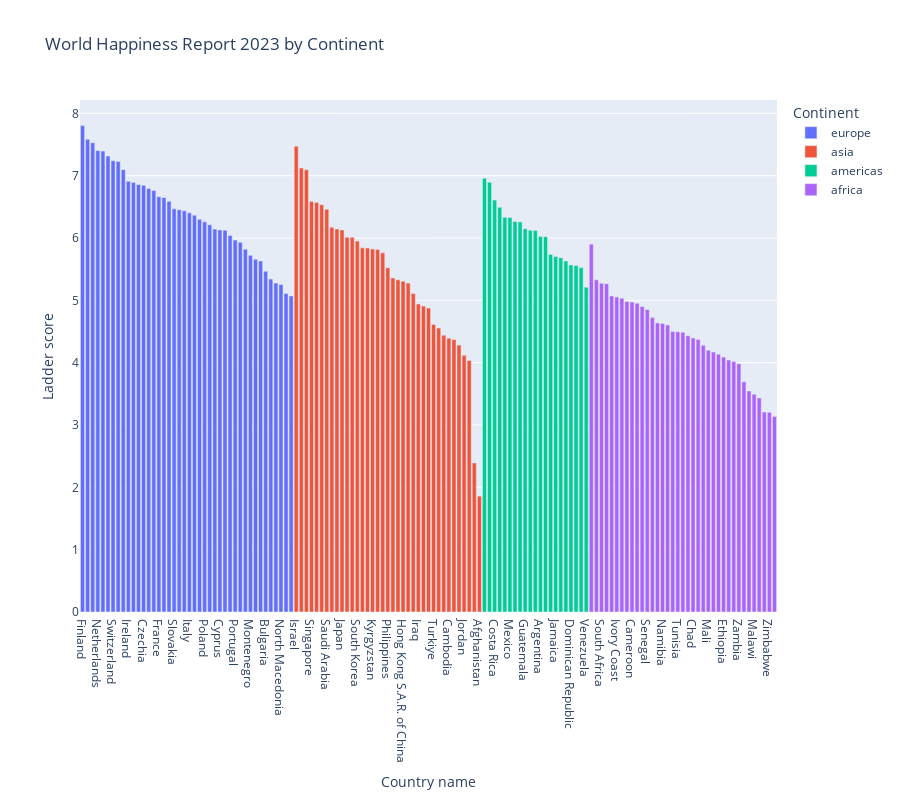

Notebook source saved alongside this figure:
### Markdown cell above
Then we can set each of their contienents and recreate the visualization.

### Code cell
contient_corrections = {'Czechia':'europe', 
                        'Taiwan Province of China':'asia', 
                        'Slovakia':'europe', 
                        'Kyrgyzstan':'asia', 
                        'Hong Kong S.A.R. of China':'asia', 
                        'Congo (Brazzaville)':'africa', 
                        'North Macedonia':'europe', 
                        'Laos':'asia', 
                        'Ivory Coast':'africa',
                        'State of Palestine':'asia',
                        'Turkiye':'asia',
                        'Congo (Kinshasa)':'africa'}

for country, continent in contient_corrections.items():
    data.loc[data['Country name'] == country, 'Continent'] = continent

px.bar(data, x='Country name', y='Ladder score', title='World Happiness Report 2023 by Continent', height=800, color='Continent')

### Figure 1 — Plotly figure (JSON) as saved in the notebook; plotly's stock layout.template omitted (floating-point values rounded to 4 significant figures)
{"data": [{"alignmentgroup": "True", "hovertemplate": "Continent=europe<br>Country name=%{x}<br>Ladder score=%{y}<extra></extra>", "legendgroup": "europe", "marker": {"color": "#636efa", "pattern": {"shape": ""}}, "name": "europe", "offsetgroup": "europe", "orientation": "v", "showlegend": true, "textposition": "auto", "type": "bar", "x": ["Finland", "Denmark", "Iceland", "Netherlands", "Sweden", "Norway", "Switzerland", "Luxembourg", "Austria", "Ireland", "Germany", "Belgium", "Czechia", "United Kingdom", "Lithuania", "France", "Slovenia", "Romania", "Slovakia", "Estonia", "Spain", "Italy", "Kosovo", "Malta", "Poland", "Latvia", "Serbia", "Cyprus", "Croatia", "Hungary", "Portugal", "Greece", "Moldova", "Montenegro", "Russia", "Bosnia and Herzegovina", "Bulgaria", "Armenia", "Albania", "North Macedonia", "Georgia", "Ukraine"], "xaxis": "x", "y": [7.804, 7.586, 7.53, 7.403, 7.395, 7.315, 7.24, 7.228, 7.097, 6.911, 6.892, 6.859, 6.845, 6.796, 6.763, 6.661, 6.65, 6.589, 6.469, 6.455, 6.436, 6.405, 6.368, 6.3, 6.26, 6.213, 6.144, 6.13, 6.125, 6.041, 5.968, 5.931, 5.819, 5.722, 5.661, 5.633, 5.466, 5.342, 5.277, 5.254, 5.109, 5.071], "yaxis": "y"}, {"alignmentgroup": "True", "hovertemplate": "Continent=asia<br>Country name=%{x}<br>Ladder score=%{y}<extra></extra>", "legendgroup": "asia", "marker": {"color": "#EF553B", "pattern": {"shape": ""}}, "name": "asia", "offsetgroup": "asia", "orientation": "v", "showlegend": true, "textposition": "auto", "type": "bar", "x": ["Israel", "New Zealand", "Australia", "Singapore", "United Arab Emirates", "Taiwan Province of China", "Saudi Arabia", "Bahrain", "Kazakhstan", "Japan", "Uzbekistan", "Malaysia", "South Korea", "Thailand", "Mongolia", "Kyrgyzstan", "China", "Vietnam", "Philippines", "Nepal", "Tajikistan", "Hong Kong S.A.R. of China", "Indonesia", "Laos", "Iraq", "State of Palestine", "Iran", "Turkiye", "Pakistan", "Sri Lanka", "Cambodia", "Myanmar", "Bangladesh", "Jordan", "India", "Lebanon", "Afghanistan"], "xaxis": "x", "y": [7.473, 7.123, 7.095, 6.587, 6.571, 6.535, 6.463, 6.173, 6.144, 6.129, 6.014, 6.012, 5.951, 5.843, 5.84, 5.825, 5.818, 5.763, 5.523, 5.36, 5.33, 5.308, 5.277, 5.111, 4.941, 4.908, 4.876, 4.614, 4.555, 4.442, 4.393, 4.372, 4.282, 4.12, 4.036, 2.392, 1.859], "yaxis": "y"}, {"alignmentgroup": "True", "hovertemplate": "Continent=americas<br>Country name=%{x}<br>Ladder score=%{y}<extra></extra>", "legendgroup": "americas", "marker": {"color": "#00cc96", "pattern": {"shape": ""}}, "name": "americas", "offsetgroup": "americas", "orientation": "v", "showlegend": true, "textposition": "auto", "type": "bar", "x": ["Canada", "United States", "Costa Rica", "Uruguay", "Chile", "Mexico", "Panama", "Nicaragua", "Guatemala", "Brazil", "El Salvador", "Argentina", "Honduras", "Paraguay", "Jamaica", "Bolivia", "Colombia", "Dominican Republic", "Ecuador", "Peru", "Venezuela"], "xaxis": "x", "y": [6.961, 6.894, 6.609, 6.494, 6.334, 6.33, 6.265, 6.259, 6.15, 6.125, 6.122, 6.024, 6.023, 5.738, 5.703, 5.684, 5.63, 5.569, 5.559, 5.526, 5.211], "yaxis": "y"}, {"alignmentgroup": "True", "hovertemplate": "Continent=africa<br>Country name=%{x}<br>Ladder score=%{y}<extra></extra>", "legendgroup": "africa", "marker": {"color": "#ab63fa", "pattern": {"shape": ""}}, "name": "africa", "offsetgroup": "africa", "orientation": "v", "showlegend": true, "textposition": "auto", "type": "bar", "x": ["Mauritius", "Algeria", "South Africa", "Congo (Brazzaville)", "Guinea", "Ivory Coast", "Gabon", "Nigeria", "Cameroon", "Mozambique", "Morocco", "Senegal", "Mauritania", "Burkina Faso", "Namibia", "Ghana", "Niger", "Tunisia", "Kenya", "Uganda", "Chad", "Benin", "Gambia", "Mali", "Egypt", "Togo", "Ethiopia", "Liberia", "Madagascar", "Zambia", "Tanzania", "Comoros", "Malawi", "Botswana", "Congo (Kinshasa)", "Zimbabwe", "Sierra Leone"], "xaxis": "x", "y": [5.902, 5.329, 5.275, 5.267, 5.072, 5.053, 5.035, 4.981, 4.973, 4.954, 4.903, 4.855, 4.724, 4.638, 4.631, 4.605, 4.501, 4.497, 4.487, 4.432, 4.397, 4.374, 4.279, 4.198, 4.17, 4.137, 4.091, 4.042, 4.019, 3.982, 3.694, 3.545, 3.495, 3.435, 3.207, 3.204, 3.138], "yaxis": "y"}], "layout": {"barmode": "relative", "height": 800, "legend": {"title": {"text": "Continent"}, "tracegroupgap": 0}, "title": {"text": "World Happiness Report 2023 by Continent"}, "xaxis": {"anchor": "y", "domain": [0, 1], "title": {"text": "Country name"}}, "yaxis": {"anchor": "x", "domain": [0, 1], "title": {"text": "Ladder score"}}}}
